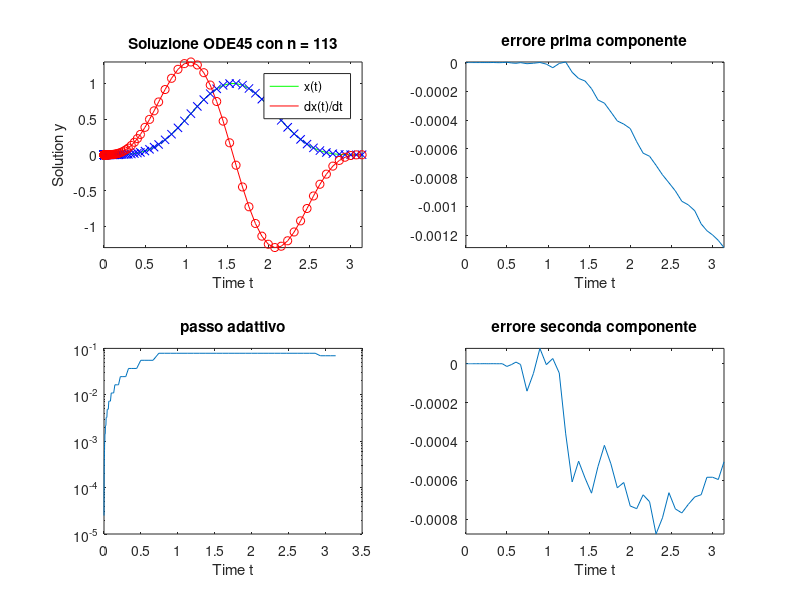

Write MATLAB code to recreate this figure.
%% Equazione di van der pol
%% x'' - mu * (1 - x^2) * x' + x = 0
%%
%% forzante
%% f(t) = y''(1,t) - mu * (1 - y(1, t) ^ 2) + y(1, t) = 0
%%
%% le pongo uguali visto che sono entrambe uguali a zero
%% x'' - mu * (1 - x^2) * x' + x = y''(1,t) - mu * (1 - y(1, t) ^ 2) + y(1, t)
%%
%% le riscrivo come segue
%% x'' - mu * (1 - x^2) * x' + x = f(t)
%%
%% porto al secono membro
%% x'' = f(t) - mu * (1 - x^2) * x' + x
%%
%% sistema di equazioni
%% equazione del secondo ordine
%% y'' = mu * (1 - y^2) * y' - y + f
%%
%% sistema del primo ordine
%% d y(1)  / dt = y(2)
%% d y(2)  / dt = mu * (1 - y(1)^2) * y(2) - y(1) + f
%%
%% soluzione esatta (scelta arbitrariamente)
%%
%% y (t, 1)  = sin (t) .^ 4
%% y (t, 2)  = y' (t, 1) = 4 * sin (t) .^ 3 .* cos (t)
%% y'(t, 2)  = y''(t, 1) = 4 * (3 * sin (t) ^ 2 * cos (t) ^2 - sin (t) ^ 4)

clc
clear all
close all
figure
tspan = [0,pi];

x   = @(t) sin (t) .^ 4;
xp  = @(t) 4 * sin (t) .^ 3 .* cos (t);
xpp = @(t) 4 * (3 * sin (t) .^ 2 .* cos (t) .^2 - sin (t) .^ 4);
mu  = 1;
f   = @(t) xpp(t) - mu * (1 - x(t).^2) .* xp(t) + x(t);
vdp = @(t, y) [y(2); mu*(1-y(1)^2)*y(2)-y(1)+f(t)];

[t, y] = ode45 (vdp, tspan, [x(0); xp(0)], odeset ('AbsTol', 1e-4));

subplot(2,2,1)
plot (t, x(t),'g', t, xp(t),'r', t, y(:, 1), 'xb', t, y(:, 2), 'or')
title (['Soluzione ODE45 con n = ',int2str(length(t))])
xlabel('Time t');
ylabel('Solution y');
legend('x(t)','dx(t)/dt')
axis([tspan(1) tspan(2) -inf inf])

subplot(2,2,2)
plot (t, x(t) - y(:, 1))
title ('errore prima componente')
xlabel('Time t');
axis([tspan(1) tspan(2) -inf inf])

subplot(2,2,4)
plot (t, xp(t) - y(:, 2))
title ('errore seconda componente')
xlabel('Time t');
axis([tspan(1) tspan(2) -inf inf])

subplot(2,2,3)
semilogy (t(2:end), diff (t))
title ('passo adattivo')
xlabel('Time t');
% axis([tspan(1) tspan(2) -inf inf])